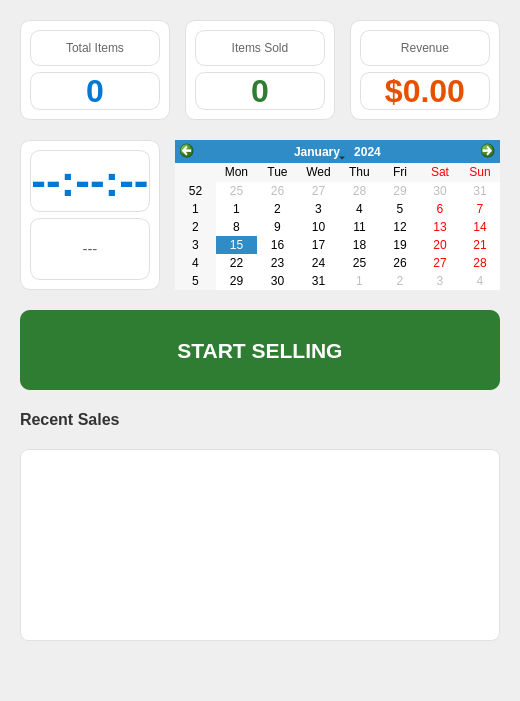
          <widget class="QWidget" name="dashboardContent">
           <layout class="QVBoxLayout" name="dashboardLayout">
            <property name="spacing">
             <number>20</number>
            </property>
            <property name="leftMargin">
             <number>20</number>
            </property>
            <property name="rightMargin">
             <number>20</number>
            </property>
            <property name="topMargin">
             <number>20</number>
            </property>
            <property name="bottomMargin">
             <number>20</number>
            </property>
            <!-- Stats row -->
            <item>
             <layout class="QHBoxLayout" name="statsLayout">
              <property name="spacing">
               <number>15</number>
              </property>
              <item>
               <widget class="QFrame" name="cardTotalItems">
                <property name="minimumSize">
                 <size>
                  <width>150</width>
                  <height>100</height>
                 </size>
                </property>
                <property name="styleSheet">
                 <string notr="true">QFrame { background: white; border-radius: 10px; border: 1px solid #e0e0e0; }</string>
                </property>
                <layout class="QVBoxLayout" name="cardTotalItemsLayout">
                 <item>
                  <widget class="QLabel" name="lblTotalItemsTitle">
                   <property name="text">
                    <string>Total Items</string>
                   </property>
                   <property name="styleSheet">
                    <string notr="true">color: #666; font-size: 12px;</string>
                   </property>
                   <property name="alignment">
                    <set>Qt::AlignCenter</set>
                   </property>
                  </widget>
                 </item>
                 <item>
                  <widget class="QLabel" name="lblTotalItemsValue">
                   <property name="text">
                    <string>0</string>
                   </property>
                   <property name="styleSheet">
                    <string notr="true">color: #0078d4; font-size: 32px; font-weight: bold;</string>
                   </property>
                   <property name="alignment">
                    <set>Qt::AlignCenter</set>
                   </property>
                  </widget>
                 </item>
                </layout>
               </widget>
              </item>
              <item>
               <widget class="QFrame" name="cardItemsSold">
                <property name="minimumSize">
                 <size>
                  <width>150</width>
                  <height>100</height>
                 </size>
                </property>
                <property name="styleSheet">
                 <string notr="true">QFrame { background: white; border-radius: 10px; border: 1px solid #e0e0e0; }</string>
                </property>
                <layout class="QVBoxLayout" name="cardItemsSoldLayout">
                 <item>
                  <widget class="QLabel" name="lblItemsSoldTitle">
                   <property name="text">
                    <string>Items Sold</string>
                   </property>
                   <property name="styleSheet">
                    <string notr="true">color: #666; font-size: 12px;</string>
                   </property>
                   <property name="alignment">
                    <set>Qt::AlignCenter</set>
                   </property>
                  </widget>
                 </item>
                 <item>
                  <widget class="QLabel" name="lblItemsSoldValue">
                   <property name="text">
                    <string>0</string>
                   </property>
                   <property name="styleSheet">
                    <string notr="true">color: #2e7d32; font-size: 32px; font-weight: bold;</string>
                   </property>
                   <property name="alignment">
                    <set>Qt::AlignCenter</set>
                   </property>
                  </widget>
                 </item>
                </layout>
               </widget>
              </item>
              <item>
               <widget class="QFrame" name="cardRevenue">
                <property name="minimumSize">
                 <size>
                  <width>150</width>
                  <height>100</height>
                 </size>
                </property>
                <property name="styleSheet">
                 <string notr="true">QFrame { background: white; border-radius: 10px; border: 1px solid #e0e0e0; }</string>
                </property>
                <layout class="QVBoxLayout" name="cardRevenueLayout">
                 <item>
                  <widget class="QLabel" name="lblRevenueTitle">
                   <property name="text">
                    <string>Revenue</string>
                   </property>
                   <property name="styleSheet">
                    <string notr="true">color: #666; font-size: 12px;</string>
                   </property>
                   <property name="alignment">
                    <set>Qt::AlignCenter</set>
                   </property>
                  </widget>
                 </item>
                 <item>
                  <widget class="QLabel" name="lblRevenueValue">
                   <property name="text">
                    <string>$0.00</string>
                   </property>
                   <property name="styleSheet">
                    <string notr="true">color: #e65100; font-size: 32px; font-weight: bold;</string>
                   </property>
                   <property name="alignment">
                    <set>Qt::AlignCenter</set>
                   </property>
                  </widget>
                 </item>
                </layout>
               </widget>
              </item>
             </layout>
            </item>
            <!-- Clock & calendar -->
            <item>
             <layout class="QHBoxLayout" name="clockCalendarLayout">
              <property name="spacing">
               <number>15</number>
              </property>
              <item>
               <widget class="QFrame" name="cardClock">
                <property name="maximumSize">
                 <size>
                  <width>360</width>
                  <height>16777215</height>
                 </size>
                </property>
                <property name="minimumSize">
                 <size>
                  <width>0</width>
                  <height>150</height>
                 </size>
                </property>
                <property name="styleSheet">
                 <string notr="true">QFrame { background: white; border-radius: 10px; border: 1px solid #e0e0e0; }</string>
                </property>
                <layout class="QVBoxLayout" name="cardClockLayout">
                 <item>
                  <widget class="QLabel" name="lblClockTime">
                   <property name="text">
                    <string>--:--:--</string>
                   </property>
                   <property name="styleSheet">
                    <string notr="true">color: #0078d4; font-size: 44px; font-weight: bold;</string>
                   </property>
                   <property name="alignment">
                    <set>Qt::AlignCenter</set>
                   </property>
                  </widget>
                 </item>
                 <item>
                  <widget class="QLabel" name="lblClockDate">
                   <property name="text">
                    <string>---</string>
                   </property>
                   <property name="styleSheet">
                    <string notr="true">color: #666; font-size: 15px;</string>
                   </property>
                   <property name="alignment">
                    <set>Qt::AlignCenter</set>
                   </property>
                  </widget>
                 </item>
                </layout>
               </widget>
              </item>
              <item>
               <widget class="QCalendarWidget" name="calendarDashboard">
                <property name="minimumSize">
                 <size>
                  <width>240</width>
                  <height>150</height>
                 </size>
                </property>
                <property name="styleSheet">
                 <string notr="true">QCalendarWidget { background: white; border-radius: 10px; border: 1px solid #e0e0e0; }</string>
                </property>
               </widget>
              </item>
             </layout>
            </item>
            <!-- Quick actions -->
            <item>
             <layout class="QHBoxLayout" name="actionsLayout">
              <property name="spacing">
               <number>15</number>
              </property>
              <item>
               <widget class="QPushButton" name="btnDashboardSell">
                <property name="text">
                 <string>START SELLING</string>
                </property>
                <property name="minimumSize">
                 <size>
                  <width>0</width>
                  <height>80</height>
                 </size>
                </property>
                <property name="font">
                 <font>
                  <pointsize>16</pointsize>
                  <weight>75</weight>
                  <bold>true</bold>
                 </font>
                </property>
                <property name="styleSheet">
                 <string notr="true">QPushButton { background-color: #2e7d32; color: white; border: none; border-radius: 10px; } QPushButton:hover { background-color: #1b5e20; }</string>
                </property>
                <property name="cursor">
                 <enum>Qt::PointingHandCursor</enum>
                </property>
               </widget>
              </item>
             </layout>
            </item>
            <!-- Recent sales -->
            <item>
             <widget class="QLabel" name="lblRecentSales">
              <property name="text">
               <string>Recent Sales</string>
              </property>
              <property name="styleSheet">
               <string notr="true">color: #333; font-size: 16px; font-weight: bold;</string>
              </property>
             </widget>
            </item>
            <item>
             <widget class="QListWidget" name="lstRecentSales">
              <property name="styleSheet">
               <string notr="true">QListWidget { background: white; border: 1px solid #e0e0e0; border-radius: 8px; font-size: 13px; }</string>
              </property>
              <property name="minimumSize">
               <size>
                <width>0</width>
                <height>150</height>
               </size>
              </property>
             </widget>
            </item>
            <item>
             <spacer name="dashboardSpacer">
              <property name="orientation">
               <enum>Qt::Vertical</enum>
              </property>
              <property name="sizeHint" stdset="0">
               <size>
                <width>20</width>
                <height>40</height>
               </size>
              </property>
             </spacer>
            </item>
           </layout>
          </widget>
